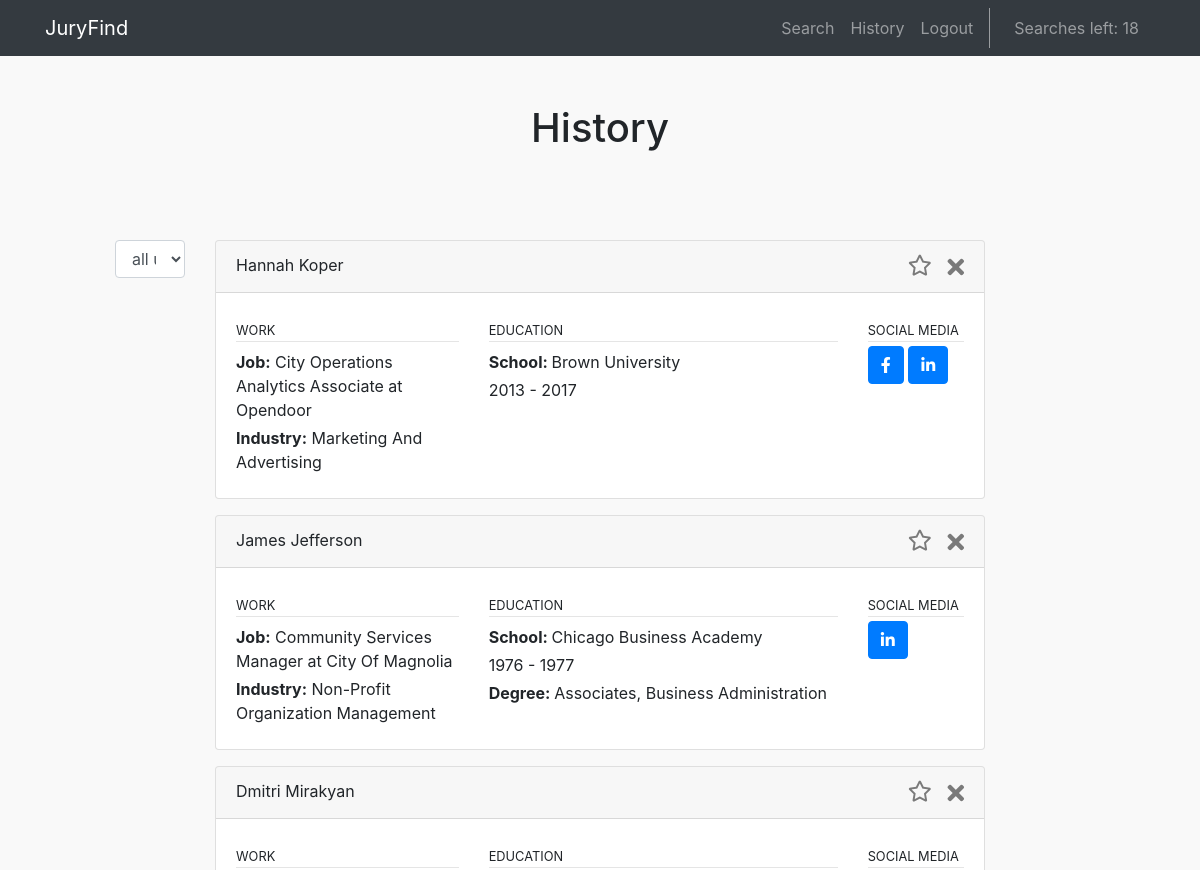
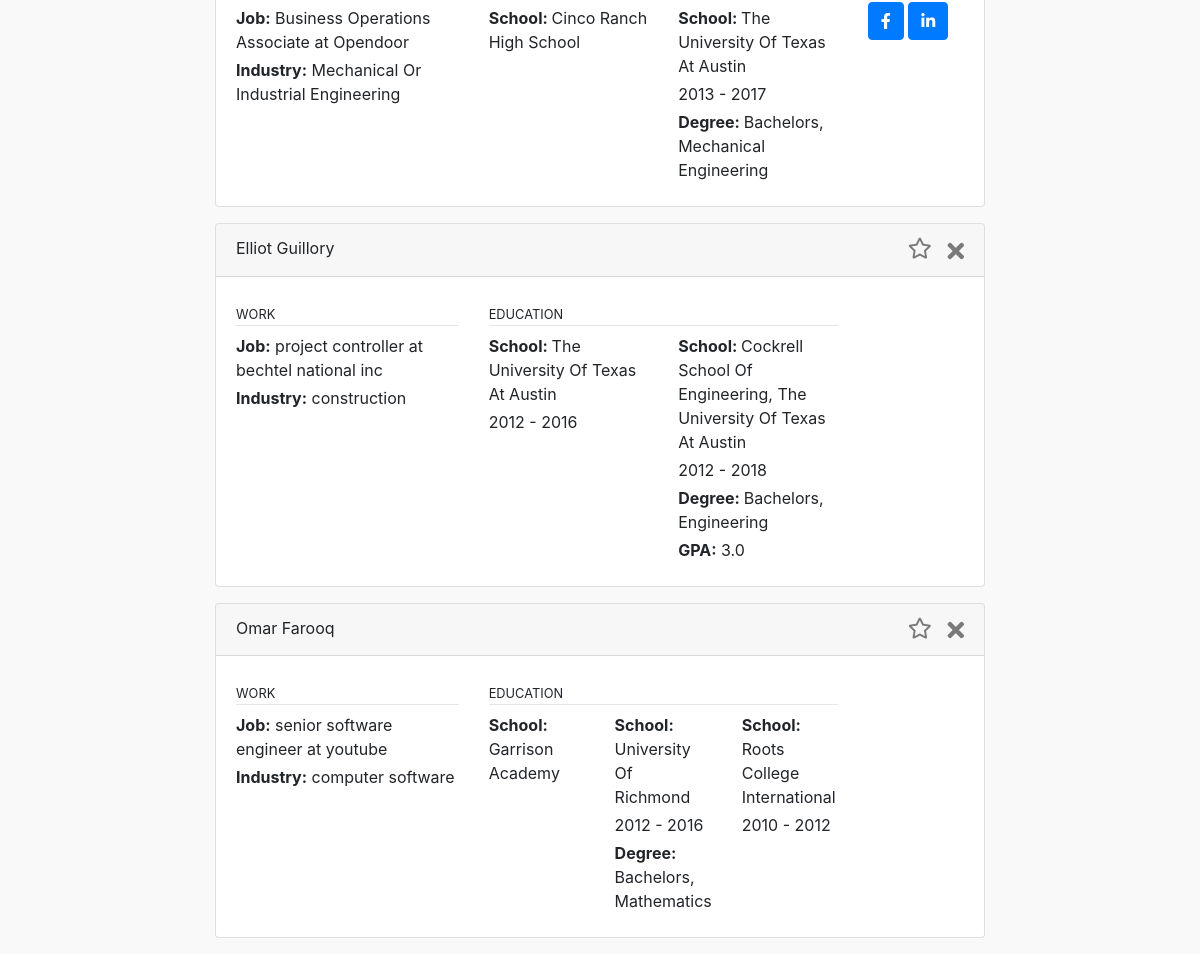
/jurorsearch/history.html (signed in), run on the app's committed database (2 pictures, top to bottom).
### jurorsearch/models.py (models this page shows, shortened)
class UserDetail(models.Model):
    user = models.OneToOneField(User,on_delete=models.CASCADE)
    credits = models.IntegerField(default=10)

class Human(models.Model):
    search_id = models.OneToOneField(Query,to_field='search_id',primary_key=True, on_delete=models.CASCADE)
    author = models.ForeignKey(User, on_delete=models.CASCADE, null=True)
    result = models.CharField(max_length=10000,null=True)
    result_clean = models.CharField(max_length=10000,null=True)
    result_clean_json = models.JSONField(null=True)
    response_status = models.CharField(max_length=10000,null=True)
    hidden = models.BooleanField(default=False)
    starred = models.BooleanField(default=False)
    created_at = models.DateTimeField(null=True)

class Query(models.Model):
    search_id = models.AutoField(primary_key=True)
    first_name = models.CharField(max_length=128, null=True)
    middle_name = models.CharField(max_length=128, null=True)
    last_name = models.CharField(max_length=128, null=True)
    address = models.CharField(max_length=128, null=True)
    city = models.CharField(max_length=128, null=True)
    state = models.CharField(max_length=128, null=True)
    zip_code = models.CharField(max_length=128, null=True)
    email = models.CharField(max_length=128, null=True)
    phone = models.CharField(max_length=128, null=True)
    birth_date = models.CharField(max_length=128, null=True)
    created_at = models.DateTimeField(null=True)
    author = models.ForeignKey(User, on_delete=models.CASCADE, null=True)
    def __str__(self):
        return str(self.search_id)

### jurorsearch/views.py (the view)
# urls.py: path('history.html', views.history, name='history'),
@login_required
def history(request):
    if request.user.is_authenticated:
        user=request.user
        searches=Human.objects.filter(author=user.id).filter(response_status=200,hidden=False).order_by('-created_at')
        return render(request,'jurorsearch/history.html',{'searches':searches})
    else:
        return redirect(reverse('auth_login'))

### templates/jurorsearch/history.html (shortened to what this page needs)
{% extends 'jurorsearch/base.html' %}
{% block body_block %}
  <div class="container-fluid">
    <div class="row">
      <div class="col-lg-12 text-center">
        <h1 class="mt-5" style="padding-bottom:2em">History</h1>
        {% if searches %}
        <div class="row">
            <div class="col-1"></div>
            <div class="col-1">
                <select class="form-control" id="usertype-select-box" onchange="toggleUserDisplay()">
                    <option>all users</option>
                </select>
            </div>
            <div class="col-8">
                {% for search in searches %}
                    {% if search.starred == False %}
                    <div class="card mb-3 " id="modal-{{search.search_id}}">
                    {% endif %}
                        <div class="card-header">
                                <p class="text-left mb-0 pb-0" style="text-align: center;">
                                    {{ search.result_clean_json.person_full_name }}
                                <button type="button" class="btn close pull-right" style="margin-top: .09em;" aria-labels="close" onclick="hideModal('modal-' + {{search.search_id}}, {{search.search_id}})">
                                    <span class="btn-label">
                                        <i class="fas fa-times"></i>
                                    </span>
                                </button>
                                <button type="button" role="button" data-toggle="collapse" href="#collapseExample"
                                class="btn close pull-right mx-3" aria-labels="close" onclick="favoriteModal('favorite-' + {{search.search_id}}, 'modal-' + {{search.search_id}}, {{search.search_id}})" >
                                    <span class="btn-label">
                                        {% if search.starred == False %}
                                        <i id="favorite-{{search.search_id}}" class="far fa-star fa-sm" ></i>
                                        {% endif %}
                                    </span>
                                </button>
                                </p>
                        </div>
                        <div class="card-body" id="#test-id">
                            <div class="row">
                                {% if search.result_clean_json.job_any == 1 %}
                                <div class="col-4">
                                    <p class="text-left font-weight-light text-uppercase mb-0 mt-1"><small>work</small></p>
                                    <hr class="mt-0 mb-2"/>
                                    <p class="mt-1 mb-1 text-left">
                                    <b>Job:</b>
                                    {% if search.result_clean_json.job_title %}
                                        {{ search.result_clean_json.job_title }}
                                    {% endif %}
                                    {% if search.result_clean_json.job_company_name %}
                                        at {{ search.result_clean_json.job_company_name }}
                                    {% endif %}
                                    {% endif %}
                                    </p>
                                    {% if search.result_clean_json.industry %}
                                    <p class="mt-1 mb-1 text-left">
                                    <b>Industry:</b> {{ search.result_clean_json.industry }}
                                    </p>
                                </div>
                                {% endif %}
                                {% if search.result_clean_json.school_name_1 %}
                                    <div class="col-6">
                                        <p class="text-left font-weight-light text-uppercase mb-0 mt-1"><small>education</small></p>
                                        <hr class="mt-0 mb-1"/>
                                            <div class="row">
                                                {% if search.result_clean_json.school_name_1 %}
                                                    <div class="col">
                                                            {% if search.result_clean_json.school_name_1 %}
                                                            <p class="mt-1 mb-1 text-left"><b>School: </b>{{ search.result_clean_json.school_name_1 }}</a></p>
                                                            {% endif %}
                                                            {% if search.result_clean_json.school_start1 %}
                                                            <p class="mt-1 mb-1 text-left"> {{ search.result_clean_json.school_start1 }} - {{ search.result_clean_json.school_stop1 }}</p>
                                                            {% endif %}
                                                            {% if search.result_clean_json.school_degree1 %}
                                                            <p class="mt-1 mb-1 text-left"><b>Degree: </b> {{ search.result_clean_json.school_degree1 }}, {{ search.result_clean_json.school_major1 }}</p>
                                                            {% endif %}
                                                    </div>
                                                {% endif %}
                                                {% if search.result_clean_json.school_name_2 %}
                                                    <div class="col">
                                                            {% if search.result_clean_json.school_name_2 %}
                                                            <p class="mt-1 mb-1 text-left"><b>School: </b>{{ search.result_clean_json.school_name_2 }}</a></p>
                                                            {% endif %}
                                                            {% if search.result_clean_json.school_start2 %}
                                                            <p class="mt-1 mb-1 text-left"> {{ search.result_clean_json.school_start2 }} - {{ search.result_clean_json.school_stop2 }}</p>
                                                            {% endif %}
                                                            {% if search.result_clean_json.school_degree2 %}
                                                            <p class="mt-1 mb-1 text-left"><b>Degree: </b> {{ search.result_clean_json.school_degree2 }}, {{ search.result_clean_json.school_major2 }}</p>
                                                            {% endif %}
                                                            {% if search.result_clean_json.school_gpa_2 %}
                                                            <p class="mt-1 mb-1 text-left"><b>GPA:</b> {{ search.result_clean_json.school_gpa_2}}</p>
                                                            {% endif %}
                                                    </div>
                                                {% endif %}
                                                {% if search.result_clean_json.school_name_3 %}
                                                    <div class="col">
                                                            {% if search.result_clean_json.school_name_3 %}
                                                            <p class="mt-1 mb-1 text-left"><b>School: </b>{{ search.result_clean_json.school_name_3 }}</a></p>
                                                            {% endif %}
                                                            {% if search.result_clean_json.school_start3 %}
                                                            <p class="mt-1 mb-1 text-left"> {{ search.result_clean_json.school_start3 }} - {{ search.result_clean_json.school_stop3 }}</p>
                                                            {% endif %}
                                                    </div>
                                                {% endif %}
                                            </div>
                                    </div>
                                {% endif %}
                                {% if search.result_clean_json.social_media_counter > 0 %}
                                <div class="col-2">
                                    <p class="text-left font-weight-light text-uppercase mb-0 mt-1"><small>social media</small></p>
                                    <hr class="mt-0 mb-1"/>
                                    <div class="text-left">
                                        {% if search.result_clean_json.facebook_url %}
                                        <a class="btn btn-primary" href="https://www.{{ search.result_clean_json.facebook_url }}" role="button"><i class="fab fa-facebook-f"></i></a>
                                        {% endif %}
                                        {% if search.result_clean_json.linkedin_url %}
                                        <a class="btn btn-primary" href="https://www.{{ search.result_clean_json.linkedin_url }}" role="button"><i class="fab fa-linkedin-in"></i></a>
                                        {% endif %}
                                    </div>
                                </div>
                                {% endif %}
                            </div>
                        </div>
                    </div>
                    {% endfor %}
                </div>
            </div>
        {% endif %}
      </div>
    </div>
  </div>
{% endblock %}

### templates/jurorsearch/base.html (shortened to what this page needs)
<!DOCTYPE html>
{% load static %}
<html lang="en">
<head>
  <link rel="stylesheet" href="{% static "css/bootstrap.css" %}" />
  <link rel="stylesheet" href="https://use.fontawesome.com/releases/v5.11.2/css/all.css">
  <link rel="stylesheet" href="{% static "css/style.css" %}" />
</head>
<body>
  <nav class="navbar navbar-expand-lg navbar-dark bg-dark static-top">
    <div class="container">
      <a class="navbar-brand" href="/jurorsearch/landing.html">JuryFind</a>
      <div class="collapse navbar-collapse" id="navbarResponsive">
        <ul class="navbar-nav ml-auto">
          <li class="nav-item">
            <a class="nav-link" href="/jurorsearch/index.html">Search</a>
          </li>
          <li class="nav-item">
            <a class="nav-link" href="/jurorsearch/history.html">History</a>
          </li>
          {% if user.is_authenticated %}
          <li class="nav-item">
            <a class="nav-link" href="/accounts/logout/">Logout</a>
          </li>
          <li class="nav-item" >
            <p style="color: #fff; opacity: 0.5; padding: 0.5rem 1rem; margin-bottom: 0;">Searches left: {{ user.userdetail.credits }}</p>
          </li>
          {% endif %}
        </ul>
      </div>
    </div>
  </nav>
{% block body_block %}
{% endblock %}
</body>
</html>

### static/css/style.css (style rules this page uses)
body { background-color: #f9f9f9; }

### data on the page
Human: result_clean_json.person_full_name "Hannah Koper", result_clean_json.job_title "City Operations Analytics Associate", result_clean_json.job_company_name "Opendoor", result_clean_json.industry "Marketing And Advertising", result_clean_json.school_name_1 "Brown University", result_clean_json.school_start1 "2013", result_clean_json.school_stop1 "2017"
Human: result_clean_json.person_full_name "James Jefferson", result_clean_json.job_title "Community Services Manager", result_clean_json.job_company_name "City Of Magnolia", result_clean_json.industry "Non-Profit Organization Management", result_clean_json.school_name_1 "Chicago Business Academy", result_clean_json.school_start1 "1976", result_clean_json.school_stop1 "1977", result_clean_json.school_degree1 "Associates", result_clean_json.school_major1 "Business Administration"
Human: result_clean_json.person_full_name "Dmitri Mirakyan", result_clean_json.job_title "Business Operations Associate", result_clean_json.job_company_name "Opendoor", result_clean_json.industry "Mechanical Or Industrial Engineering", result_clean_json.school_name_1 "Cinco Ranch High School", result_clean_json.school_name_2 "The University Of Texas At Austin", result_clean_json.school_start2 "2013", result_clean_json.school_stop2 "2017", result_clean_json.school_degree2 "Bachelors", result_clean_json.school_major2 "Mechanical Engineering"
Human: result_clean_json.person_full_name "Elliot Guillory", result_clean_json.job_title "project controller", result_clean_json.job_company_name "bechtel national inc", result_clean_json.industry "construction", result_clean_json.school_name_1 "The University Of Texas At Austin", result_clean_json.school_start1 "2012", result_clean_json.school_stop1 "2016", result_clean_json.school_name_2 "Cockrell School Of Engineering, The University Of Texas At Austin", result_clean_json.school_start2 "2012", result_clean_json.school_stop2 "2018", result_clean_json.school_degree2 "Bachelors", result_clean_json.school_major2 "Engineering", result_clean_json.school_gpa_2 "3.0"
Human: result_clean_json.person_full_name "Omar Farooq", result_clean_json.job_title "senior software engineer", result_clean_json.job_company_name "youtube", result_clean_json.industry "computer software", result_clean_json.school_name_1 "Garrison Academy", result_clean_json.school_name_2 "University Of Richmond", result_clean_json.school_start2 "2012", result_clean_json.school_stop2 "2016", result_clean_json.school_degree2 "Bachelors", result_clean_json.school_major2 "Mathematics", result_clean_json.school_name_3 "Roots College International", result_clean_json.school_start3 "2010", result_clean_json.school_stop3 "2012"

### other printed values
{{ user.userdetail.credits }} "18"
